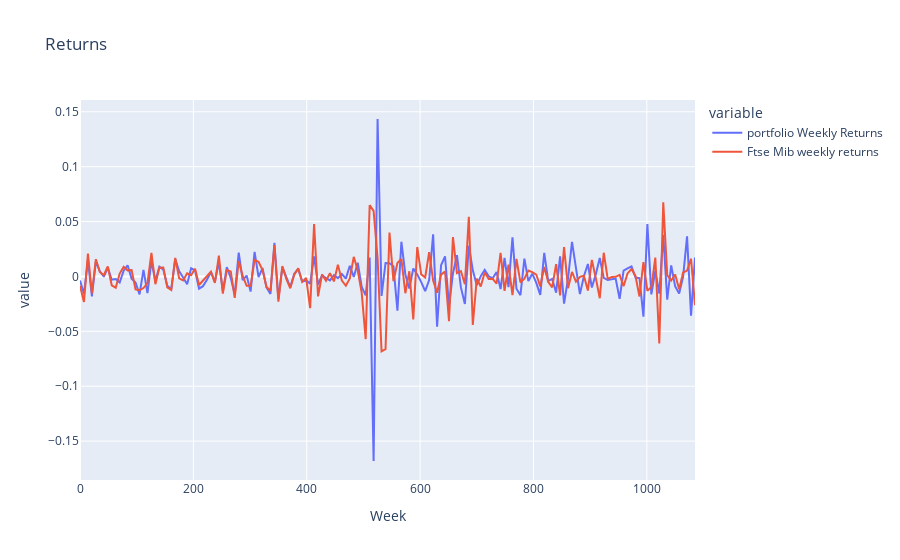

Notebook cell for this chart:
### Code cell
fig = px.line(final_dataframe, x="Week", y=["portfolio Weekly Returns", "Ftse Mib weekly returns"],
              title='Returns')
fig.show()

### Figure 1 — Plotly figure (JSON) as saved in the notebook; plotly's stock layout.template omitted (floating-point values rounded to 4 significant figures; data arrays with more than 128 entries replaced by an {"elided": "..."} marker saying what was removed)
{"data": [{"hovertemplate": "variable=portfolio Weekly Returns<br>Week=%{x}<br>value=%{y}<extra></extra>", "legendgroup": "portfolio Weekly Returns", "line": {"color": "#636efa", "dash": "solid"}, "marker": {"symbol": "circle"}, "mode": "lines", "name": "portfolio Weekly Returns", "orientation": "v", "showlegend": true, "type": "scatter", "x": {"elided": "156 int values"}, "xaxis": "x", "y": {"elided": "156 float values"}, "yaxis": "y"}, {"hovertemplate": "variable=Ftse Mib weekly returns<br>Week=%{x}<br>value=%{y}<extra></extra>", "legendgroup": "Ftse Mib weekly returns", "line": {"color": "#EF553B", "dash": "solid"}, "marker": {"symbol": "circle"}, "mode": "lines", "name": "Ftse Mib weekly returns", "orientation": "v", "showlegend": true, "type": "scatter", "x": {"elided": "156 int values"}, "xaxis": "x", "y": {"elided": "156 float values"}, "yaxis": "y"}], "layout": {"legend": {"title": {"text": "variable"}, "tracegroupgap": 0}, "title": {"text": "Returns"}, "xaxis": {"anchor": "y", "domain": [0, 1], "title": {"text": "Week"}}, "yaxis": {"anchor": "x", "domain": [0, 1], "title": {"text": "value"}}}}
